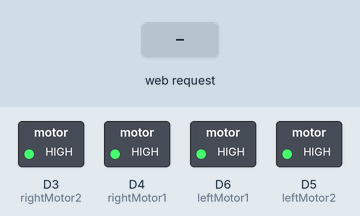
Recording of a sketch running on a simulated ESP8266 (NodeMCU). Shown: switched loads named in the sketch (green lamp = pin HIGH). Inputs (shaded band) come from the test bench. WiFi joins after 1.5 s; servers stay silent unless stated; what the sketch prints to the serial monitor is not drawn.

Above: at 2.7 s.
2.8 s: HTTP request GET /VOICE1 received
At 4.0 s:
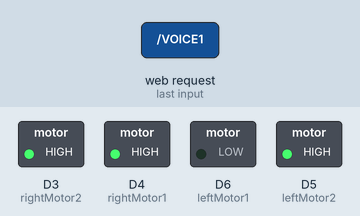
4.3 s: HTTP request GET /esquerda received
At 5.3 s:
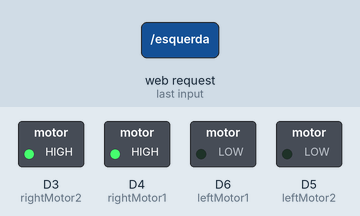
5.8 s: HTTP request GET /voltar received
At 6.5 s:
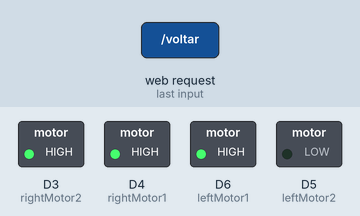
7.3 s: HTTP request GET /Esquerda received
At 7.6 s:
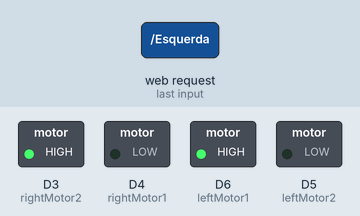
8.8 s: HTTP request GET /direita received
At 10.0 s:
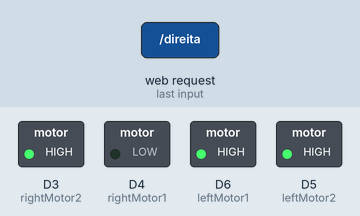
10.3 s: HTTP request GET /VOICE6 received
At 11.1 s:
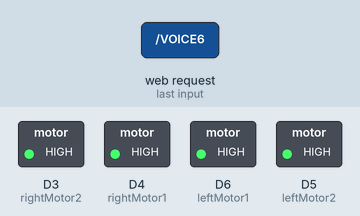
Timing chart, 0 to 12.8 s (numbered marks = the images above; inputs shaded):
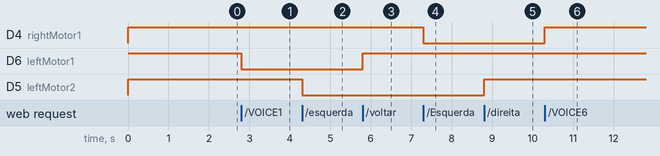

Measured:
- after the input at 2.8 s, D6 (leftMotor1): HIGH → LOW at once
- after the input at 4.3 s, D5 (leftMotor2): HIGH → LOW at once
- after the input at 5.8 s, D6 (leftMotor1): LOW → HIGH at once
- after the input at 7.3 s, D4 (rightMotor1): HIGH → LOW at once
- after the input at 8.8 s, D5 (leftMotor2): LOW → HIGH at once
- after the input at 10.3 s, D4 (rightMotor1): LOW → HIGH at once

The sketch:

Main.ino
```cpp
/*************************************************************************************
*  Robot Control with Android App and NodeMCU
*
*  Differential Robot using H-Bridget L293D
*
*  Voice activation and response
*
************************************************************************************/
#include <ESP8266WiFi.h>
WiFiClient client;
WiFiServer server(80);
const char* ssid = "CSE_B_6";
const char* password = "123444444";
String  command =""; // Command received from Android device

// Set Motor Control Pins
int rightMotor2 = D3;    // D7 - right Motor -
int rightMotor1 = D4;    // D8 - right Motor +
int leftMotor2 = D5;    // D3 - left Motor -
int leftMotor1 = D6;    // D4 - left Motor +


void setup()
{
  Serial.begin(115200);


  pinMode(leftMotor1, OUTPUT);
  pinMode(leftMotor2, OUTPUT);
  pinMode(rightMotor1, OUTPUT);
  pinMode(rightMotor2, OUTPUT);


  digitalWrite(leftMotor1,HIGH);
  digitalWrite(leftMotor2,HIGH);
  digitalWrite(rightMotor1,HIGH);
  digitalWrite(rightMotor2,HIGH);

  connectWiFi();
  server.begin();
}

void loop()
{
    client = server.available();
    if (!client) return;
    command = checkClient ();

         if (command == "light%20on"  ||command == "relay%201%20on"  || command == "VOICE1"          || command == "a frente") VOICE1();
    else if (command == "light%20off" ||command == "relay%20one%20of"|| command == "relay%20one%20of"|| command == "voltar")  VOICE2();
    else if (command == "fan%20on"   ||command == "relate%20to%20on"|| command == "relay%20to%20on" ||command == "esquerda") VOICE3();
    else if (command == "fan%20off"  ||command == "relay%20to%20off"|| command == "relay%20to%20off"||command == "direita")VOICE4();
    else if (command == "device%20on"||command == "relay%203%20on"  || command == "VOICE5"          ||command == "Esquerda") VOICE5();
    else if (command == "device%20off"||command == "relay%203%20of" || command == "VOICE6"          || command == "Direita")  VOICE6();
    else if (command == "charger%20on"||command == "relay%204%20on" || command == "relay%20four%20on"||command == "esquerdA") VOICE7();
    else if (command == "charger%20off"||command =="relay%204%20of" || command == "relay%204%20off"  || command == "direitA")  VOICE8();

    else if (command == "stop"    || command == "all%20relays%20of" || command == "parar" || command == "parando")     stopMotor();
    Serial.println(command);
    sendBackEcho(command); // send command echo back to android device
    command = "";
}

/* command motor forward */
void VOICE1(void)
{
  digitalWrite(leftMotor1,LOW);
}
void VOICE2(void)
{
  digitalWrite(leftMotor1,HIGH);
}
/* command motor backward */
void VOICE3(void)
{
  digitalWrite(leftMotor2,LOW);
}
void VOICE4(void)
{
  digitalWrite(leftMotor2,HIGH);
}
/* command motor turn left */
void VOICE5(void)
{
  digitalWrite(rightMotor1,LOW);
}
void VOICE6(void)
{
  digitalWrite(rightMotor1,HIGH);
}
/* command motor turn right */
void VOICE7(void)
{
  digitalWrite(rightMotor2,LOW);
}
void VOICE8(void)
{
  digitalWrite(rightMotor2,HIGH);
}
/* command motor stop */
void stopMotor(void)
{
  digitalWrite(leftMotor1,HIGH);
  digitalWrite(leftMotor2,HIGH);
  digitalWrite(rightMotor1,HIGH);
  digitalWrite(rightMotor2,HIGH);
}

/* connecting WiFi */
void connectWiFi()
{
  Serial.println("Connecting to WIFI");
  WiFi.begin(ssid, password);
  while ((!(WiFi.status() == WL_CONNECTED)))
  {
    delay(300);
    Serial.print("..");
  }
  Serial.println("");
  Serial.println("WiFi connected");
  Serial.println("NodeMCU Local IP is : ");
  Serial.print((WiFi.localIP()));
}

/* check command received from Android Device */
String checkClient (void)
{
  while(!client.available()) delay(1);
  String request = client.readStringUntil('\r');
  request.remove(0, 5);
  request.remove(request.length()-9,9);
  return request;
}

/* send command echo back to android device */
void sendBackEcho(String echo)
{
  client.println("HTTP/1.1 200 OK");
  client.println("Content-Type: text/html");
  client.println("");
  client.println("<!DOCTYPE HTML>");
  client.println("<html>");
  client.println(echo);
  client.println("</html>");
  client.stop();
  delay(1);
}
```
